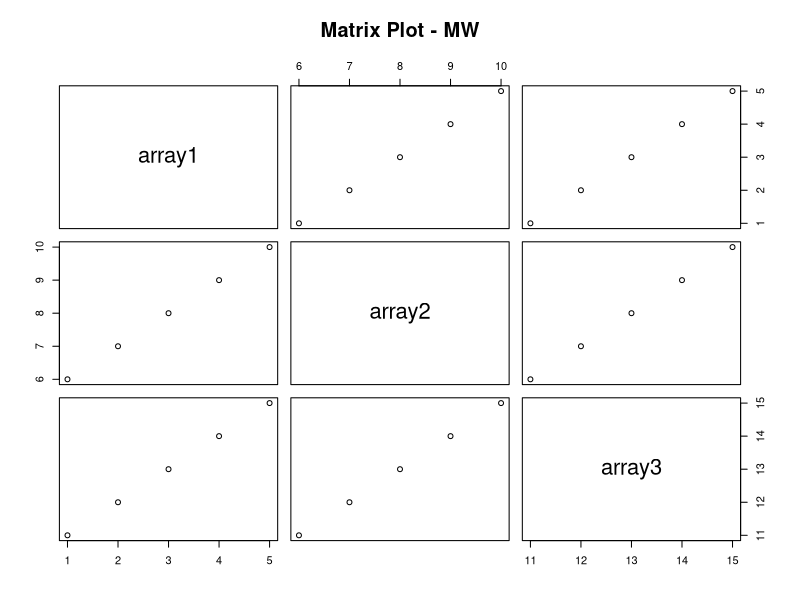
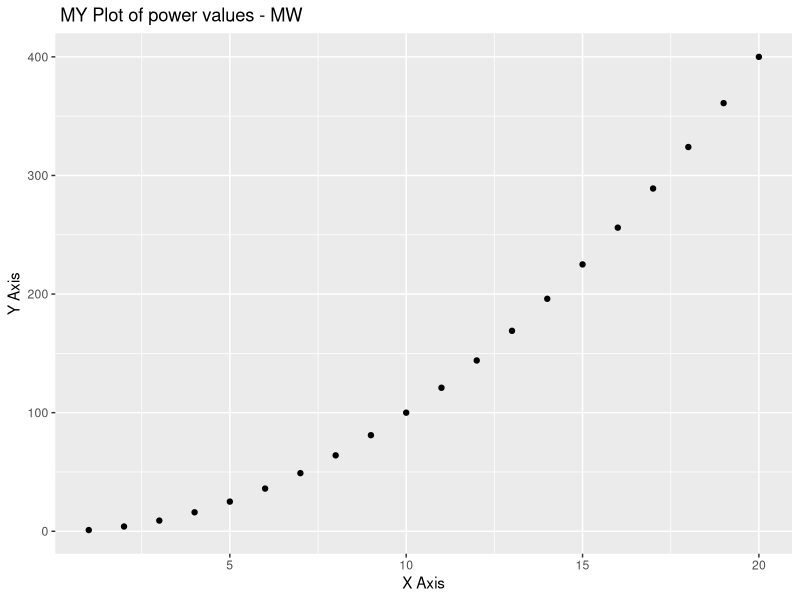
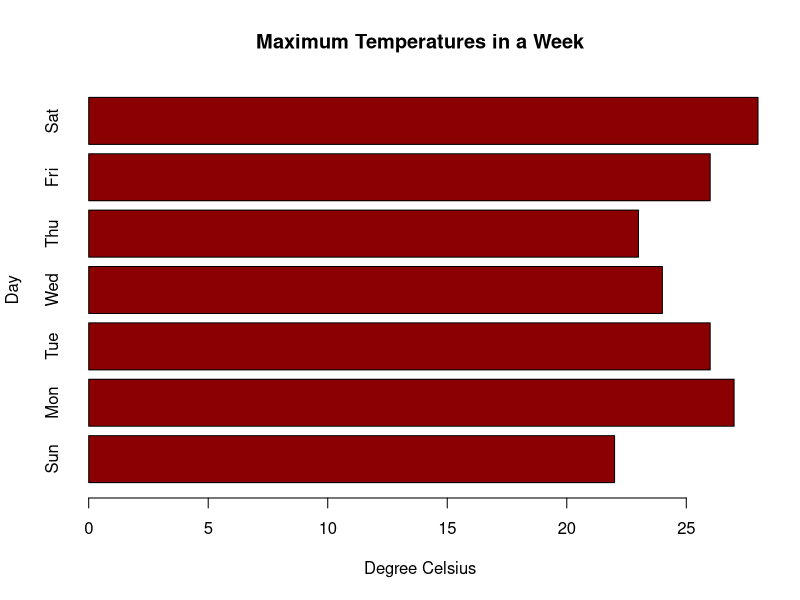

The R source for these figures, in order: (Note: this script raises an error after producing the figures.)
# Week 9  TTA
# Additional Learning Tasks

#Write an R Progam for 3 vectors with 5 integers. 
#Combine to create a 3x5 matix/ Print content and plot graph with labels
#install.packages("tidyverse")
require(ggplot2)
require(reshape2)
#library('plot.matrix')
#require(plot.matrix)

print(" Task 1 Started")
array1 = c( 1, 2,3,4,5)
array2 = c( 6,7,8,9,10)
array3 = c( 11,12,13,14,15) 

#finalarray = array( c (array1, array2, array3),dim = c(3,5,1))

#print(final array)

column.names <- c("col1", "Col2", "Col3", "Col4", "Col5")
row.names<-c("Row1", "Row2", "Row3")
matrix.names <-c("Matrix1")

df = data.frame(array1, array2, array3)

finalarray = array( c (array1, array2, array3),dim = c(3,5,1), dimnames = list(row.names,column.names,matrix.names))
print(finalarray)

print( " Second print")
print(df)



plot(df[1:3], main = "Matrix Plot - MW")

print(" Task 1 Completed")

###############################################################################

print("Task 2 Started")


Name <- c(" Person 1", "Person 2", "Person 3", "Person 4", "Person 5")

Age <- c( 21, 32, 43, 54,65)

Role <- c( "Trainee", "Graduate", "Associate", "Manager", "Team Leader")

LengthService <-c(5, 10, 15, 20,25)

df2 <-data.frame(Name, Age, Role, LengthService)

print(df2)

print("Task 2 Completed")

################################################################################

#Task 3
#Import the GGplot2 library and plot a graph using the qplot function. 
#X axis in the sequence 1:20 amd the Y Axis is x power 2
#Label the graph appropriately. install.
print("Task 3 Started")

#install.packages("ggplot2", dependencies = TRUE)

Xarray = array(c(1:20),dim =c(1,20,1))
print(Xarray)
df3 = data.frame(Xarray)

a <- 1:20
b <- a^2

print(a)
print(b)

qplot(a,b, main = " MY Plot of power values - MW", xlab = "X Axis", ylab = "Y Axis")

print("Task 3 Completed")

################################################################################
# Task 4
#Create a simple bar plot of five subjects

# Use 7 parameters to make sense of the graph

max.temp <- c(22, 27, 26, 24, 23, 26, 28)

barplot(max.temp,
        main = "Maximum Temperatures in a Week",
        xlab = "Degree Celsius",
        ylab = "Day",
        names.arg = c("Sun", "Mon", "Tue", "Wed", "Thu", "Fri", "Sat"),
        col = "darkred",
        horiz = TRUE)


print("Task 4 completed")


###############################################################################

#Task 5
# Write a R program to take an input from the user (name and age) and display the values
print("Start Task 5")
askeUser <-function()
{

name <- readline(prompt=" Please enter your name: ")
age <-readline(prompt="Please enter your age:")
age <-as.integer(age)
 if (is.na(age)){
   age <-readinteger()
   return(age)
   
}

print("Thank you for your responses. You stated")

print(name)
print(age)

}

print(askeUser())

print("Task 5 Completed")

################################################################################


# Task 6

# Create a sequence of number from 20 to 50
#Find the mean of the numbers
#Find the sum of the numbers
print("Task 6")
a <- c(20:50)

print(a)

result.mean <- mean(a,na.rm = FALSE)
print(result.mean)

result.sum<-sum(a)
print(result.sum)

print("Task 6 Completed")


###############################################################################

#Task 7

#Create a vector which contains 10 random integer from -50 and + 50


print("Task 7 Started")


V <-runif(10,-50,50)
print(V)



print("Task 7 complete")


################################################################################
